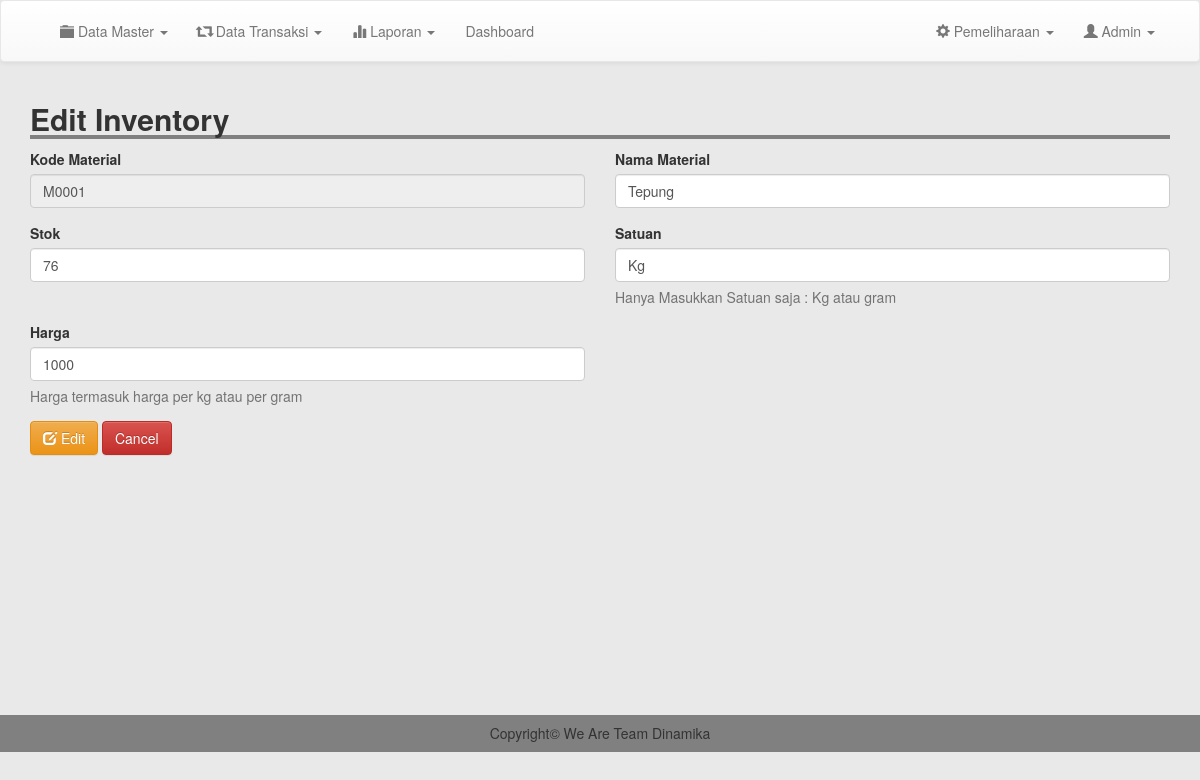
The app's page /admin/edit_inventory.php?kode=M0001 (signed in), older data.
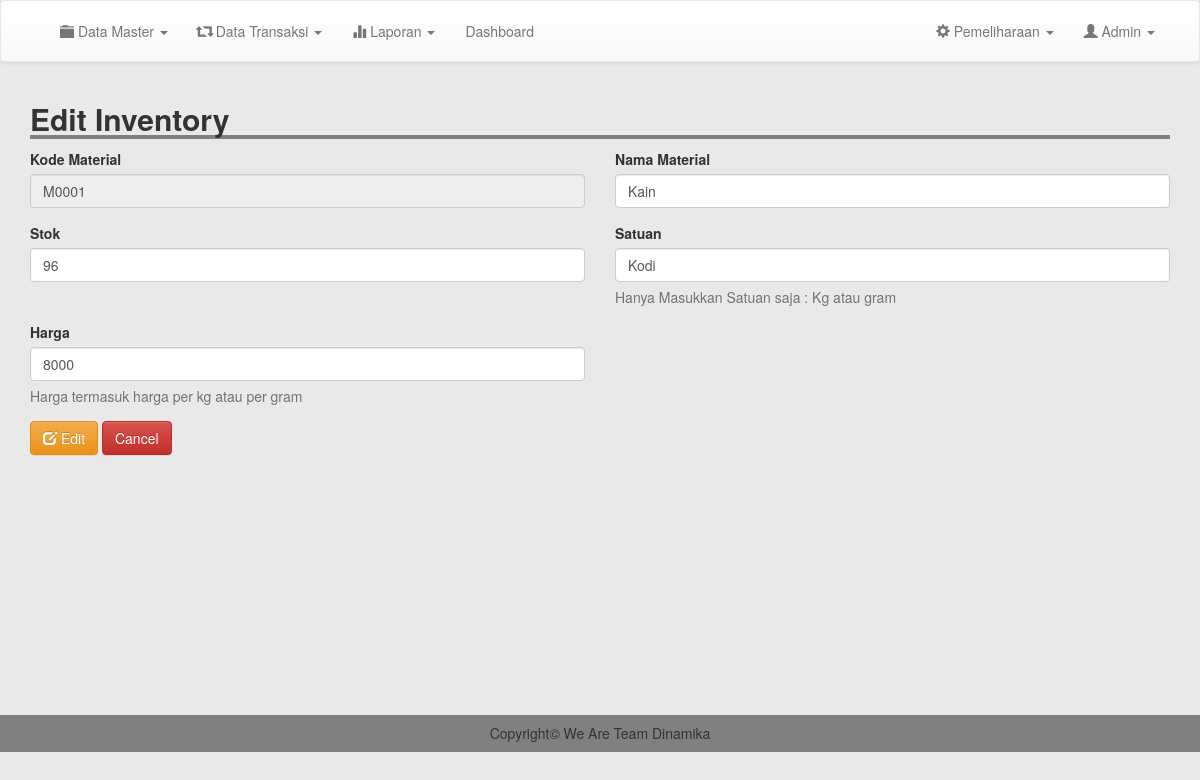
The same page, newer data.
### tables this page shows
CREATE TABLE `inventory` (
  `kode_bk` varchar(100) NOT NULL,
  `nama` varchar(200) NOT NULL,
  `qty` varchar(200) NOT NULL,
  `satuan` varchar(200) NOT NULL,
  `harga` int(11) NOT NULL,
  `tanggal` date NOT NULL
);

### admin/edit_inventory.php (the view, shortened to what this page needs)
<?php
include 'header.php';
$kode = $_GET['kode'];
$result = mysqli_query($conn, "SELECT * FROM inventory WHERE kode_bk = '$kode'");
$row= mysqli_fetch_assoc($result);
?>
<div class="container">
	<h2 style=" width: 100%; border-bottom: 4px solid gray"><b>Edit Inventory</b></h2>
	<form action="proses/edit_inv.php" method="POST">
		<div class="row">
			<div class="col-md-6">
				<div class="form-group">
					<label for="exampleInputEmail1">Kode Material</label>
					<input type="text" class="form-control" id="exampleInputEmail1" disabled value="<?= $row['kode_bk']; ?>">
				</div>
			</div>
			<div class="col-md-6">
				<div class="form-group">
					<label for="exampleInputEmail1">Nama Material</label>
					<input type="text" class="form-control" id="exampleInputEmail1" placeholder="Masukkan Material" name="nama" value="<?= $row['nama']; ?>">
				</div>
			</div>
		</div>
		<div class="row">
			<div class="col-md-6">
				<div class="form-group">
					<label for="exampleInputEmail1">Stok</label>
					<input type="number" class="form-control" id="exampleInputEmail1"  name="stok" value="<?= $row['qty']; ?>">
				</div>
			</div>
			<div class="col-md-6">
				<div class="form-group">
					<label for="exampleInputEmail1">Satuan</label>
					<input type="text" class="form-control" id="exampleInputEmail1" placeholder="Contoh : Kg" name="satuan" value="<?= $row['satuan']; ?>">
					<p class="help-block">Hanya Masukkan Satuan saja : Kg atau gram</p>
				</div>
			</div>
		</div>
		<div class="row">
			<div class="col-md-6">
				<div class="form-group">
					<label for="exampleInputEmail1">Harga</label>
					<input type="number" class="form-control" id="exampleInputEmail1"  name="harga" placeholder="Contoh : 1000" value="<?= $row['harga']; ?>">
					<p class="help-block">Harga termasuk harga per kg atau per 	gram</p>
				</div>
			</div>
		</div>
		<button type="submit"  class="btn btn-warning" ><i class="glyphicon glyphicon-edit"></i> Edit</button>
		<a href="inventory.php" class="btn btn-danger">Cancel</a>
	</form>
</div>
<br>
<br>
<br>
<br>
<br>
<br>
<br>
<br>
<br>
<br>
<br>
<br>
<br>
<?php
include 'footer.php';
?>

Row changes from the older to the newer data that the page shows:
changed inventory "M0001": nama "Tepung" → "Kain"; stok "76" → "96"; satuan "Kg" → "Kodi"; harga "1000" → "8000"
